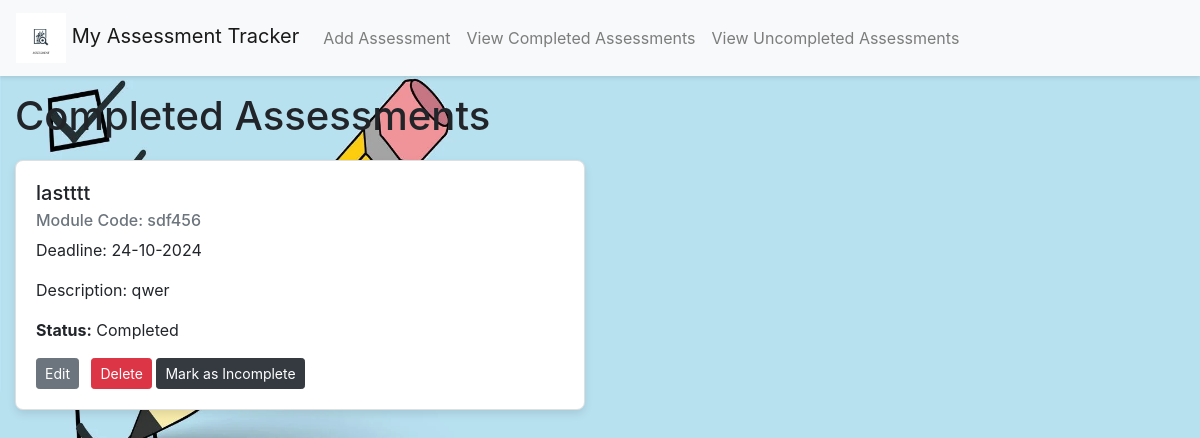
Page /view_completed on the earlier database version.
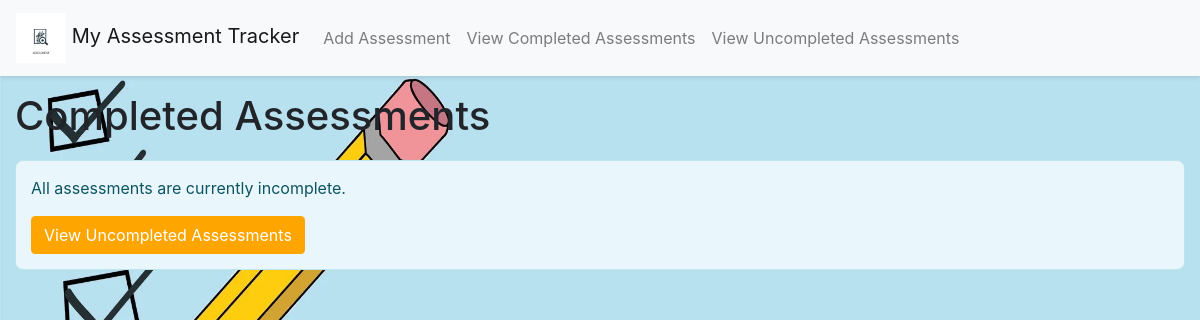
Same page on the later database version.
### app/models.py (models this page shows)
class Assessment(db.Model):
    id = db.Column(db.Integer, primary_key=True)
    title = db.Column(db.String(100), nullable=False)
    module_code = db.Column(db.String(20), nullable=False)
    deadline_date = db.Column(db.DateTime, nullable=False)
    description = db.Column(db.Text, nullable=False)
    is_complete = db.Column(db.Boolean, default=False)

### app/views.py (the view)
@app.route('/view_completed')
def view_completed():
    completed_assessments = Assessment.query.filter_by(is_complete=True).all()
    return render_template('view_completed.html', title='Completed Assessments', assessments=completed_assessments)

### app/templates/view_completed.html (shortened to what this page needs)
<!DOCTYPE html>
<html lang="en">
{% extends "base.html" %}
{% block content %}
  <h1>Completed Assessments</h1>
  <div class="assessment-list">
    {% if assessments %}
      <div class="row">
        {% for assessment in assessments %}
          <div class="col-md-6 mb-4">
            <div class="card" role="region" aria-labelledby="assessment-{{ assessment.id }}">
              <div class="card-body">
                <h5 class="card-title" id="assessment-{{ assessment.id }}">{{ assessment.title }}</h5>
                <h6 class="card-subtitle mb-2 text-muted">Module Code: {{ assessment.module_code }}</h6>
                <p class="card-text">Deadline: {{ assessment.deadline_date.strftime('%d-%m-%Y') }}</p>
                <p class="card-text">Description: {{ assessment.description }}</p>
                <p class="card-text"><strong>Status:</strong> Completed</p>
                <a href="{{ url_for('edit_assessment', assessment_id=assessment.id, next=request.endpoint) }}" class="btn btn-secondary btn-sm mr-2" role="button">Edit</a>
                <form action="{{ url_for('delete_assessment', assessment_id=assessment.id) }}" method="post" style="display:inline;" aria-label="Delete assessment {{ assessment.title }}">
                  <button type="submit" class="btn btn-danger btn-sm">Delete</button>
                </form>
                <form action="{{ url_for('mark_incomplete', assessment_id=assessment.id) }}" method="post" style="display:inline;" aria-label="Mark assessment {{ assessment.title }} as incomplete">
                  <button type="submit" class="btn btn-dark btn-sm text-white">Mark as Incomplete</button>
                </form>
              </div>
            </div>
          </div>
        {% endfor %}
      </div>
    {% else %}
      <div class="alert alert-info" role="alert">
        <p>All assessments are currently incomplete.</p>
        <a href="{{ url_for('view_uncompleted') }}" class="btn btn-primary" role="button">View Uncompleted Assessments</a>
      </div>
    {% endif %}
  </div>
{% endblock %}

Differences in the rows shown:
removed Assessment: title "lastttt", module_code "sdf456", deadline_date "24-10-2024", description "qwer"
Other differences:
text now shown: "All assessments are currently incomplete. View Uncompleted Assessments"
